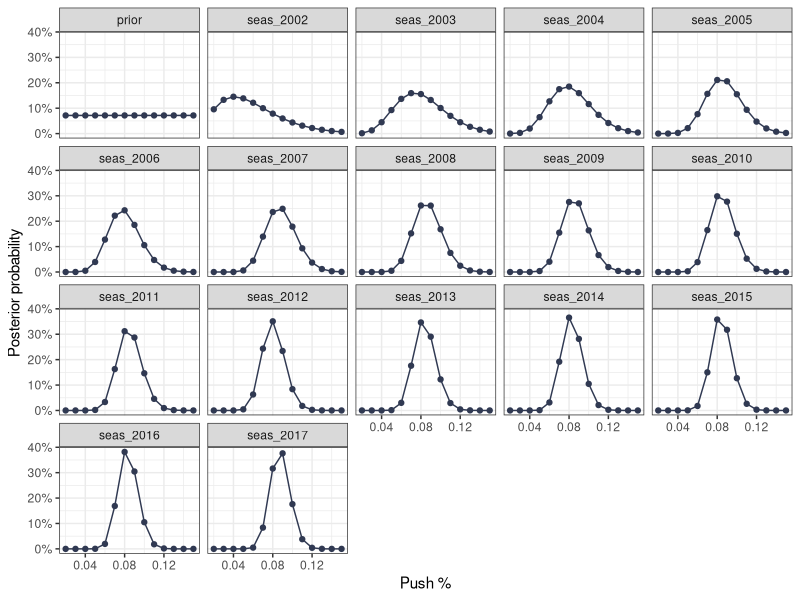
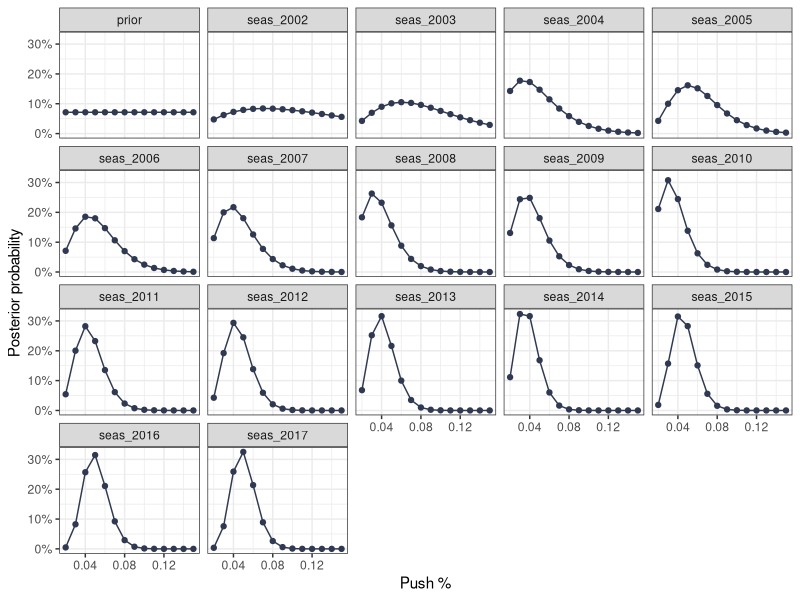
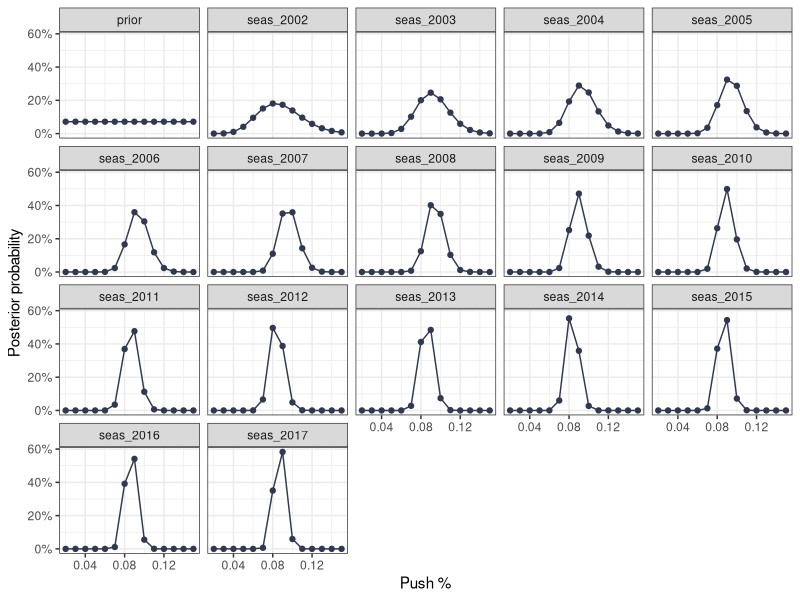
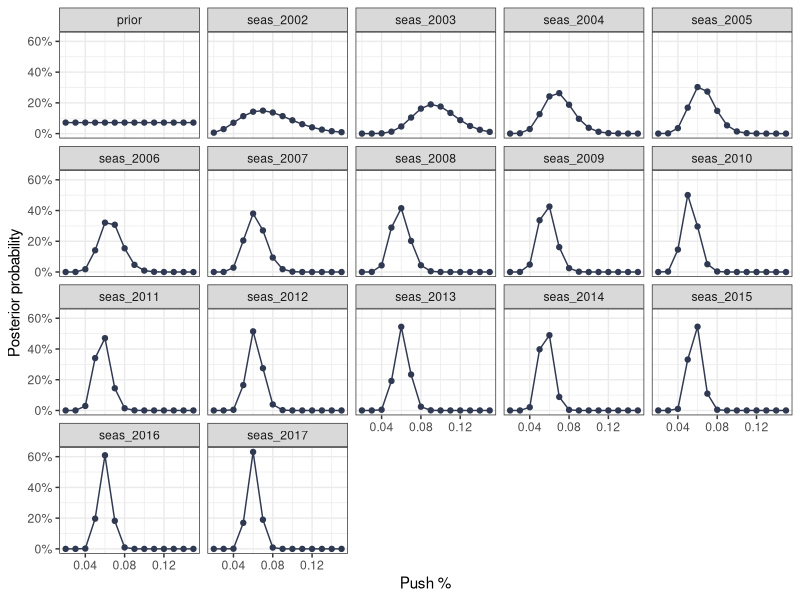

Write R code to recreate these figures, in order.
library(tidyverse)

nfl <- read_csv('data/nfl-book.csv')

get_push_results <- function(df, .ps, .wnd) {
  df %>%
    mutate(push_ps_home = (between(sprv, .ps - .wnd, .ps + .wnd) &
                             ((ptsh - ptsv) == .ps)),
           push_ps_away = (between(sprv, -.ps - .wnd, -.ps + .wnd) &
                             ((ptsv - ptsh) == .ps))) %>%
    group_by(seas) %>%
    summarise(
      games = n(),
      ps_h = sum(between(sprv, .ps - .wnd, .ps + .wnd)),
      ps_v = sum(between(sprv, -.ps - .wnd, -.ps + .wnd)),
      push_h = sum(push_ps_home),
      push_v = sum(push_ps_away)
    ) %>%
    ungroup() %>%
    mutate(ps_games = ps_h + ps_v,
           push_tot = push_h + push_v) %>%
    
    mutate(
      tot_ps_games = cumsum(ps_games),
      tot_push = cumsum(push_tot),
      tot_push_pct = tot_push / tot_ps_games
    ) %>%
    select(seas,
           games,
           ps_games,
           push_tot,
           tot_ps_games,
           tot_push,
           tot_push_pct)
  
}

# Point spreads to analyze
point_spreads <- seq(1, 14)

# Create push result dataframe and combine them (add new column for spread)
push_results <- map(point_spreads,
                    ~ get_push_results(nfl, .x, 0) %>%
                      add_column(ps = .x, .before = 1, )) %>%
  bind_rows()

# Get seasons for column names
seasons <- paste0('seas_', unique(nfl$seas))

# create grid search space
p_grid <- seq(0.02, .15, .01)
n <- length(p_grid)

# Calculate value of push in grid space
calc_push_val <- function(df, p_grid) {
  map_dfc(c(1:nrow(df)),
          function(x) {
            prior <- rep(1, length(p_grid))
            likelihood <- dbinom(
              x = df$tot_push[x],
              size = df$tot_ps_games[x],
              prob = p_grid
            )
            bayes_numerator <- likelihood * prior
            posterior <-
              bayes_numerator / sum(bayes_numerator)
            result <- data_frame(posterior)
            return(result)
          })
  
}

# Plot cum probability
plot_push_probs <- function(df, p_grid){
  n <- length(p_grid)
  data.frame(p_grid = p_grid,
             prior = rep(1/n, n)) %>% 
    bind_cols(df) %>% 
    gather(key , val, -p_grid) %>% 
    ggplot(aes(p_grid, val)) +
    geom_point(col = '#303952') +
    geom_line(col = '#303952') + 
    scale_y_continuous(labels = scales::percent_format()) +
    facet_wrap(~key) +
    labs(x = 'Push %', 
         y = 'Posterior probability'
    ) +
    theme_bw()
}

# filter push results for point spread of 3
three <- filter(push_results, ps == 3)
seven <- filter(push_results, ps == 7)

get_push_estimates <- function(df, p_grid) {
  pushes <- calc_push_val(df, p_grid) %>%
    set_names(seasons)
  
  plot_push_probs(pushes, p_grid)
  
}

get_push_estimates(three, p_grid)
get_push_estimates(seven, p_grid)

p_grid[which.max(calc_push_val(three, p_grid)[n] %>% pull())]
p_grid[which.max(calc_push_val(seven, p_grid)[n] %>% pull())]


# Using Window of two points
push_results <- map(point_spreads,
                    ~ get_push_results(nfl, .x, 2) %>%
                      add_column(ps = .x, .before = 1, )) %>%
  bind_rows()


three <- filter(push_results, ps == 3)
seven <- filter(push_results, ps == 7)

get_push_estimates(three, p_grid)
get_push_estimates(seven, p_grid)



# windowing adds another percentage to the likelihood of a push
p_grid[which.max(calc_push_val(three, p_grid)[n] %>% pull())]
p_grid[which.max(calc_push_val(seven, p_grid)[n] %>% pull())]
